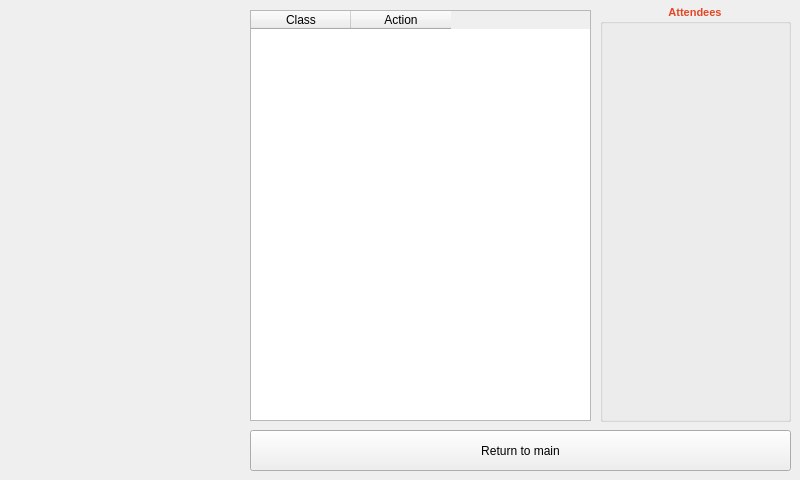
<?xml version="1.0" encoding="UTF-8"?>
<ui version="4.0">
 <class>EditClassesWindow</class>
 <widget class="QMainWindow" name="EditClassesWindow">
  <property name="geometry">
   <rect>
    <x>0</x>
    <y>0</y>
    <width>800</width>
    <height>480</height>
   </rect>
  </property>
  <property name="windowTitle">
   <string>Edit classes</string>
  </property>
  <property name="styleSheet">
   <string notr="true">QWidget#centralwidget{background-image: url(:/images/Backgrnd_nowibk.png)}
QListView#listWidget{background: transparent;}</string>
  </property>
  <widget class="QWidget" name="centralwidget">
   <widget class="QTableWidget" name="tableWidget">
    <property name="geometry">
     <rect>
      <x>250</x>
      <y>10</y>
      <width>341</width>
      <height>411</height>
     </rect>
    </property>
    <property name="lineWidth">
     <number>1</number>
    </property>
    <property name="verticalScrollBarPolicy">
     <enum>Qt::ScrollBarAlwaysOff</enum>
    </property>
    <property name="horizontalScrollBarPolicy">
     <enum>Qt::ScrollBarAlwaysOff</enum>
    </property>
    <property name="sizeAdjustPolicy">
     <enum>QAbstractScrollArea::AdjustToContents</enum>
    </property>
    <property name="editTriggers">
     <set>QAbstractItemView::NoEditTriggers</set>
    </property>
    <property name="dragEnabled">
     <bool>false</bool>
    </property>
    <property name="alternatingRowColors">
     <bool>true</bool>
    </property>
    <property name="selectionMode">
     <enum>QAbstractItemView::NoSelection</enum>
    </property>
    <property name="selectionBehavior">
     <enum>QAbstractItemView::SelectItems</enum>
    </property>
    <property name="verticalScrollMode">
     <enum>QAbstractItemView::ScrollPerPixel</enum>
    </property>
    <property name="horizontalScrollMode">
     <enum>QAbstractItemView::ScrollPerPixel</enum>
    </property>
    <property name="showGrid">
     <bool>true</bool>
    </property>
    <property name="columnCount">
     <number>2</number>
    </property>
    <attribute name="verticalHeaderVisible">
     <bool>false</bool>
    </attribute>
    <column>
     <property name="text">
      <string>Class</string>
     </property>
    </column>
    <column>
     <property name="text">
      <string>Action</string>
     </property>
    </column>
   </widget>
   <widget class="QPushButton" name="return_btn">
    <property name="geometry">
     <rect>
      <x>250</x>
      <y>430</y>
      <width>541</width>
      <height>41</height>
     </rect>
    </property>
    <property name="text">
     <string>Return to main</string>
    </property>
   </widget>
   <widget class="QGroupBox" name="groupBox">
    <property name="geometry">
     <rect>
      <x>600</x>
      <y>4</y>
      <width>191</width>
      <height>418</height>
     </rect>
    </property>
    <property name="palette">
     <palette>
      <active>
       <colorrole role="WindowText">
        <brush brushstyle="SolidPattern">
         <color alpha="255">
          <red>228</red>
          <green>70</green>
          <blue>37</blue>
         </color>
        </brush>
       </colorrole>
      </active>
      <inactive>
       <colorrole role="WindowText">
        <brush brushstyle="SolidPattern">
         <color alpha="255">
          <red>228</red>
          <green>70</green>
          <blue>37</blue>
         </color>
        </brush>
       </colorrole>
      </inactive>
      <disabled>
       <colorrole role="WindowText">
        <brush brushstyle="SolidPattern">
         <color alpha="255">
          <red>120</red>
          <green>120</green>
          <blue>120</blue>
         </color>
        </brush>
       </colorrole>
      </disabled>
     </palette>
    </property>
    <property name="font">
     <font>
      <pointsize>8</pointsize>
      <weight>75</weight>
      <bold>true</bold>
      <strikeout>false</strikeout>
      <kerning>true</kerning>
     </font>
    </property>
    <property name="title">
     <string>Attendees</string>
    </property>
    <property name="alignment">
     <set>Qt::AlignCenter</set>
    </property>
    <widget class="QListWidget" name="listWidget">
     <property name="geometry">
      <rect>
       <x>10</x>
       <y>21</y>
       <width>171</width>
       <height>381</height>
      </rect>
     </property>
     <property name="font">
      <font>
       <pointsize>10</pointsize>
      </font>
     </property>
     <property name="frameShape">
      <enum>QFrame::NoFrame</enum>
     </property>
     <property name="verticalScrollBarPolicy">
      <enum>Qt::ScrollBarAlwaysOff</enum>
     </property>
     <property name="horizontalScrollBarPolicy">
      <enum>Qt::ScrollBarAlwaysOff</enum>
     </property>
     <property name="autoScroll">
      <bool>false</bool>
     </property>
     <property name="editTriggers">
      <set>QAbstractItemView::NoEditTriggers</set>
     </property>
     <property name="spacing">
      <number>2</number>
     </property>
    </widget>
   </widget>
  </widget>
 </widget>
 <resources>
  <include location="resources.qrc"/>
 </resources>
 <connections/>
</ui>
